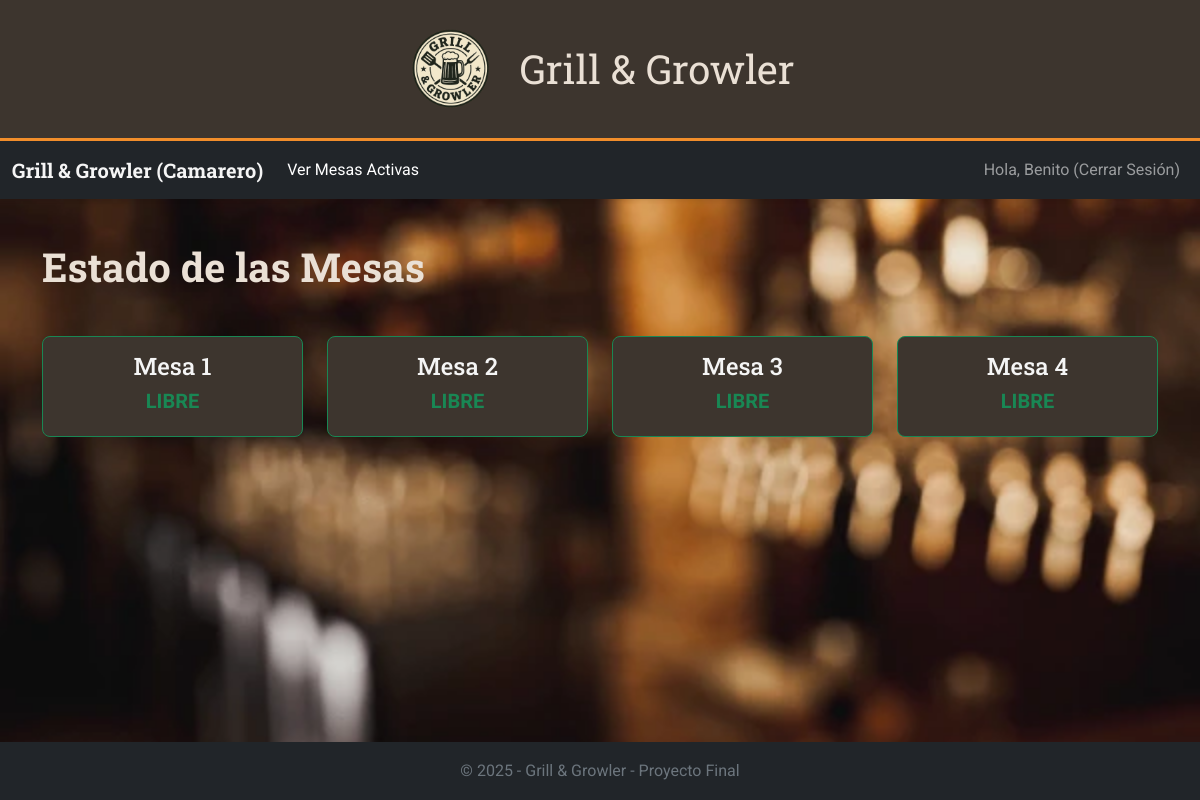
/Bootstrap/camarero/mesas.php (signed in), run on the app's committed database.
### tables this page shows
CREATE TABLE `mesas` (
  `idm` int(11) NOT NULL,
  `estado` tinyint(1) NOT NULL
);

### Bootstrap/camarero/mesas.php (the view, shortened to what this page needs)
<!DOCTYPE html>
<html lang="es">
<head>
    <link rel="stylesheet" href="../css/bootstrap.min.css">
    <link rel="stylesheet" href="../css/style.css">
</head>
<body class="d-flex flex-column min-vh-100">
    <?php include '../includes/header.php'; ?>
    <?php include 'navbar_camarero.php'; ?>
    <main class="container mt-4 flex-grow-1">
        <h1 class="titulo">Estado de las Mesas</h1>
        <div class="row">
            <?php
            include("../includes/conexion.php");
            $consulta_mesa = "SELECT * FROM mesas";
            $result1 = mysqli_query($conn, $consulta_mesa);
            while ($row1 = mysqli_fetch_array($result1)) {
                $estado = $row1['estado'];
                $idm = $row1['idm'];
                switch ($estado) {
                    case 0:
                        echo '<div class="col-md-4 col-lg-3 mb-4">
                                <div class="caja text-center border border-success">
                                    <h2 class="h4">Mesa ' . $idm . '</h2>
                                    <p class="h5 fw-bold text-success">LIBRE</p>
                                </div>
                            </div>';
                        break;
                }
            }
            ?>
        </div>
    </main>
    <?php include '../includes/footer.php'; ?>
</body>
</html>

### data on the page
mesas: idm "1"
mesas: idm "2"
mesas: idm "3"
mesas: idm "4"

### other printed values
$_SESSION['nombre'] "Benito"
